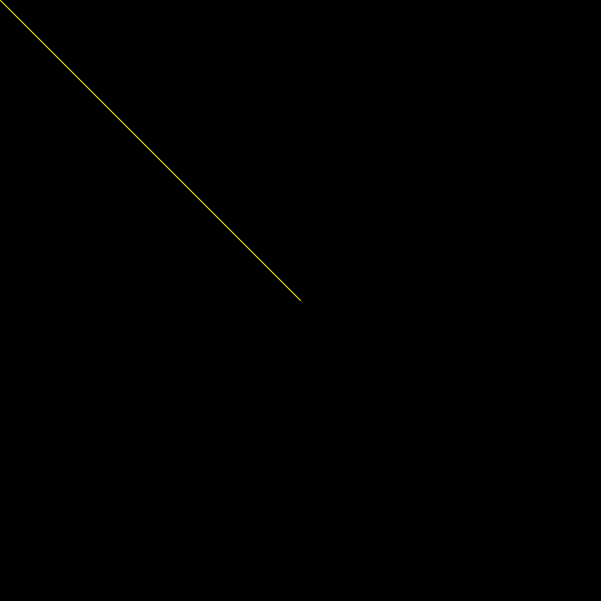
Frame 1 (no input)
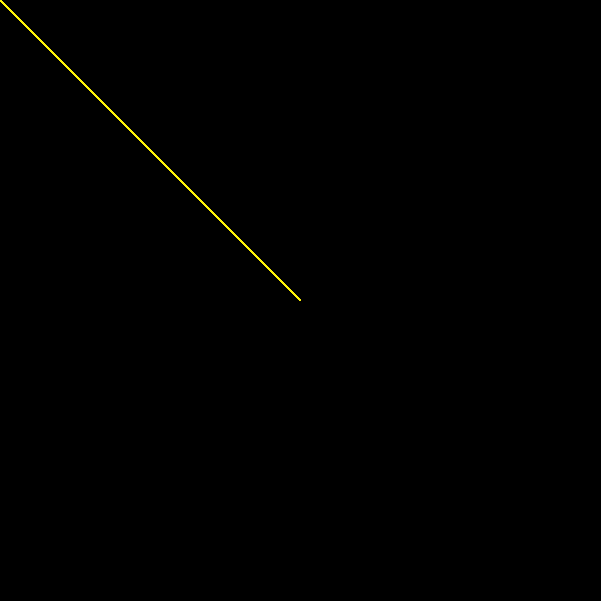
Frame 60 (the mouse pressed at the canvas centre just before this capture)
Frame 120 (the mouse held since frame 60 and released just before this capture): identical to frame 60, image omitted

The Processing sketch that drew these frames (run headless with seeded random() and noise(); from frame 60 on, the mouse is pressed at the canvas centre):

// Processing sketch: processing_3522
// ── processing_3522.pde

// Screen setup 
     void setup() {
       size(601, 601);
       print("Use Arrow keys to switch colours, and click to clear screen");
       stroke(#FFF30A);
       background(0);
     } 

// Line drawing
     void draw() {
       line(300, 300, mouseX, mouseY);
     }
// Clear action
     void mousePressed() {
        background(0);
     }
// Colour Change          
     void keyPressed() {
        if (key == CODED) 
        if (keyCode == UP) 
        stroke(#03FFEC);
        else if (keyCode == DOWN) 
        stroke(#16FF03);
        else if (keyCode == LEFT) 
        stroke(#FFF30A);  
        else if(keyCode == RIGHT) 
        stroke(#FC17E6);
     }     
     
     
